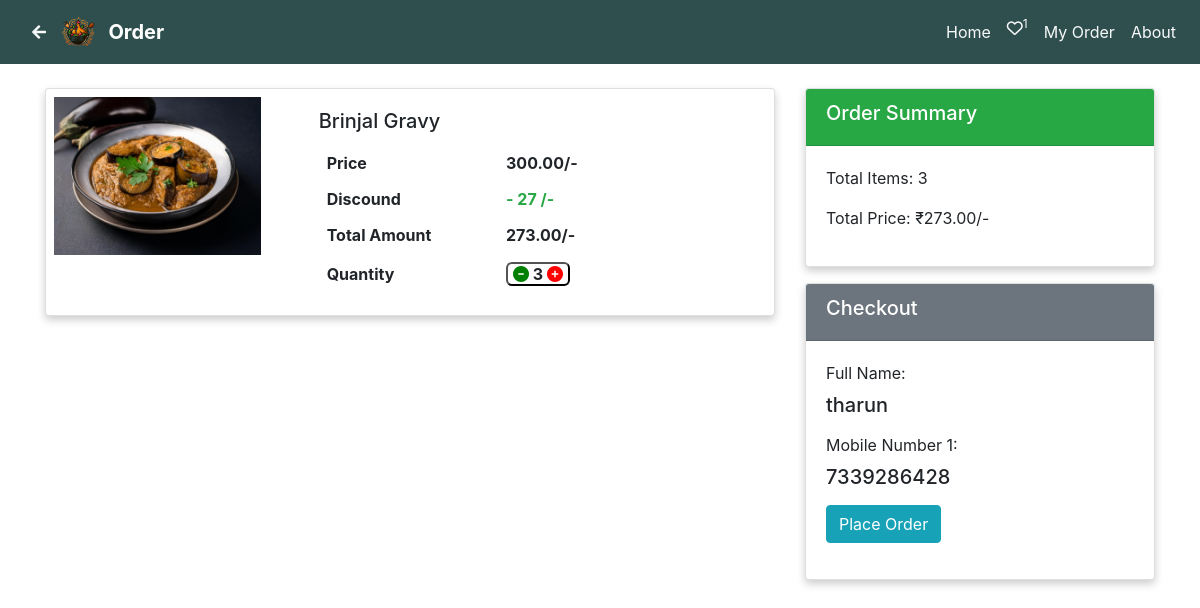
Page /second page.php?fav_order_product (signed in) on the earlier database version.
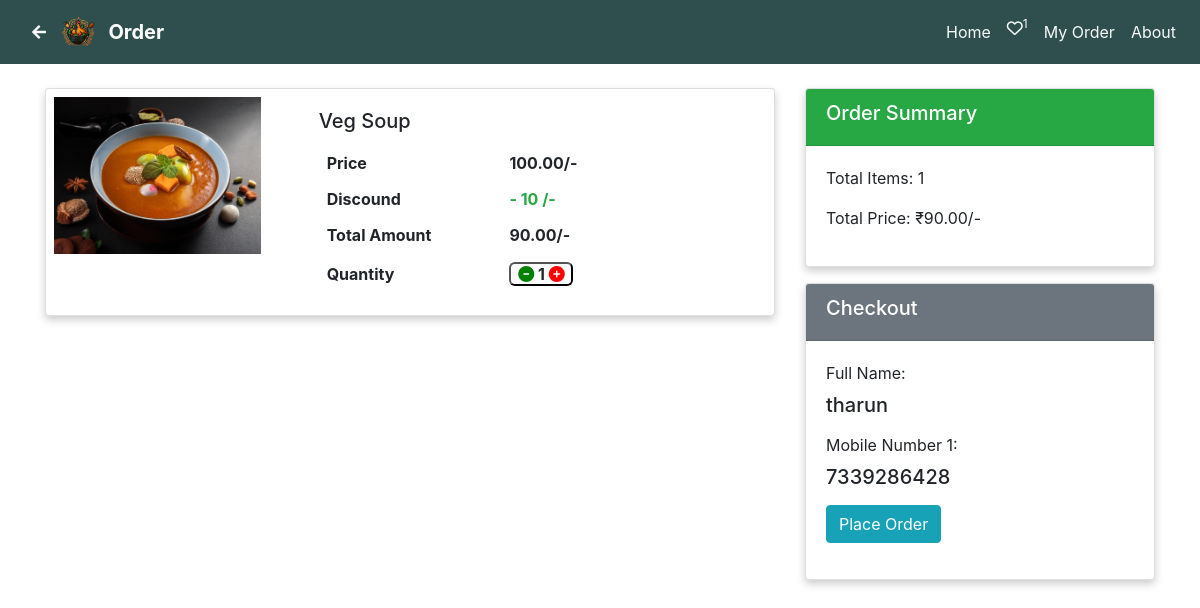
Same page on the later database version.
### tables this page shows
CREATE TABLE `fav` (
  `fav_id` int(5) NOT NULL,
  `product_id` int(3) NOT NULL,
  `user_id` int(5) NOT NULL,
  `qty` int(3) DEFAULT 1,
  `c_price` decimal(10,2) DEFAULT NULL,
  `fav_c_price` decimal(10,2) DEFAULT NULL,
  `p_price` decimal(10,2) DEFAULT NULL,
  `fav_p_price` decimal(10,2) DEFAULT NULL
);

CREATE TABLE `product` (
  `product_id` int(3) NOT NULL,
  `product_name` varchar(50) DEFAULT NULL,
  `product_scale` varchar(100) DEFAULT NULL,
  `product_des` varchar(500) DEFAULT NULL,
  `product_keyword` varchar(500) DEFAULT NULL,
  `product_cat` varchar(20) DEFAULT NULL,
  `product_img` varchar(100) DEFAULT NULL,
  `product_img2` varchar(100) DEFAULT NULL,
  `product_img3` varchar(100) DEFAULT NULL,
  `product_stock` int(3) DEFAULT NULL,
  `product_price` int(5) DEFAULT NULL,
  `product_off` int(2) DEFAULT NULL,
  `product_c_price` int(5) DEFAULT NULL,
  `status` int(1) DEFAULT 1
);

### fav.php (called while the page is built, shortened)
<?php
if (isset($_SESSION['user_id'])) {
    $user_id = $_SESSION['user_id'];
}
            ?>

### fav_place_order.php (the view, shortened to what the changed rows need)
<?php
if (isset($_GET['fav_order_product'])) {
    if (isset($user_id)) {
        function fav_place_order()
        {
            global $user_id, $con;
            $select_qry = "SELECT MIN(qty) AS min_qty from fav WHERE user_id=$user_id";
            $result_qry = mysqli_query($con, $select_qry);
            $row = mysqli_fetch_array($result_qry);
            $min_qty = $row['min_qty'];
            if (isset($_POST['submit']) && $min_qty != 0) {
                $select_qry = "SELECT * FROM fav where user_id=$user_id";
                $result_qry = mysqli_query($con, $select_qry);
                while ($row = mysqli_fetch_array($result_qry)) {
                    $product_id = $row['product_id'];
                    $product_qty = $row['qty'];
                    $product_price
                        = $row['fav_c_price'];
                    $insert_qry = "INSERT INTO user_order(product_id,user_id,qty,total_price,o_date,d_date)values($product_id,$user_id,$product_qty, $product_price,now(),DATE_ADD(NOW(),INTERVAL 1 HOUR))";
                    $result_insert = mysqli_query($con, $insert_qry);
                    $last_id = mysqli_insert_id($con);
                    $update_qry = "UPDATE product SET product_stock=product_stock-$product_qty where product_id=$product_id";
                    $result_update = mysqli_query($con, $update_qry);
                }
                if ($result_insert) {
                    $select_qry = "SELECT d_date from user_order Where o_id=$last_id";
                    $result_qry = mysqli_query($con, $select_qry);
                    $row = mysqli_fetch_array($result_qry);
                    ?>
                    <div class="svg">
                        <div class="confirmation-container">
                            <div class="checkmark-container">
                                <div class="checkmark"></div>
                            </div>
                            <h1 class="order_heading">Order Confirmed!</h1>
                            <p class="order_detailes">Your order has been successfully placed and will be delivered on
                                <?php echo $row['d_date']; ?>. <br>Thank you for choosing us.</p>
                            <a href="second page.php?order" class=" nav-link order-button">Go to My Order</a>
                        </div>
                    </div>
                    <?php
                }
            } else {
                $select_fav = "SELECT product_id,qty,c_price,fav_c_price,p_price,fav_p_price from fav where user_id=$user_id";
                $resulr_fav = mysqli_query($con, $select_fav);
                ?>
                <div class="container my-3">
                    <div class="row">
                        <div class="col-lg-8 col-md-7 col-sm-12 mb-3" id="product-cards">
                            <?php
                            while ($row_fav = mysqli_fetch_array($resulr_fav)) {
                                $product_id = $row_fav['product_id'];
                                $product_price = $row_fav['fav_p_price'];
                                $product_price_c = $row_fav['fav_c_price'];
                                $fav_qty = $row_fav['qty'];
                                $select_product = "SELECT product_name,product_img,product_stock FROM product WHERE product_id=$product_id";
                                $result_product = mysqli_query($con, $select_product);
                                $row = mysqli_fetch_array($result_product);
                                $product_image = $row['product_img'];
                                $product_name = $row['product_name'];
                                $product_stock = $row['product_stock'];
                                if ($product_stock >= $fav_qty) {
                                    $product_qty = $fav_qty;
                                } else {
                                    $product_qty = $product_stock;
                                    $update_qry = "UPDATE fav SET qty=$product_qty where product_id=$product_id and user_id=$user_id";
                                    $update_result = mysqli_query($con, $update_qry);
                                }
                                ?>
                                <div class="card md-3">
                                    <div class="row g-0">
                                        <div class="col-md-4">
                                            <a href='second page.php?view=<?php echo $product_id; ?>'><img
                                                    src="./admin/product_image/<?php echo $product_image; ?>"
                                                    class="img-fluid rounded-start p-2" alt="<?php echo $product_name; ?>"></a>
                                        </div>
                                        <div class="col-md-8">
                                            <div class="card-body">
                                                <h5 class="card-title"><?php echo $product_name; ?></h5>
                                                <table>
                                                    <tr>
                                                        <th class='p-2'>
                                                            Price
                                                        </th>
                                                        <th>
                                                            <spam id="product_price"><?php echo $product_price; ?></spam>/-
                                                        </th>
                                                    </tr>
                                                    <tr>
                                                        <th class='p-2'>
                                                            Discound
                                                        </th>
                                                        <th class='text-success'>-
                                                            <spam id="product_discount"><?php echo $product_price - $product_price_c; ?>
                                                            </spam>
                                                            /-
                                                        </th>
                                                    </tr>
                                                    <tr>
                                                        <th class='p-2'>
                                                            Total Amount
                                                        </th>
                                                        <th>
                                                            <spam id="total_price"><?php echo $product_price_c; ?></spam>/-
                                                        </th>
                                                    </tr>
                                                    <tr>
                                                        <th class='p-2'>
                                                            Quantity
                                                        </th>
                                                        <th>
                                                            <div class='quantity'>
                                                                <a href='second page.php?dec_id=<?php echo $product_id; ?>' class='dec'><i
                                                                        class='fa-solid fa-circle-minus'></i></a>
                                                                <span><?php echo $product_qty; ?></span>
                                                                <a href='second page.php?inc_id=<?php echo $product_id; ?>' class='inc'><i
                                                                        class='fa-solid fa-circle-plus'></i><a>
                                                            </div>
                                                        </th>
                                                    </tr>
                                                </table>
                                            </div>
                                        </div>
                                    </div>
                                </div>
                                <?php
                            }
                            ?>
                        </div>
                        <?php
                        $select_qry = "SELECT SUM(qty) as total_qty,SUM(fav_c_price) as total_price FROM fav where user_id=$user_id";
                        $resulr_qry = mysqli_query($con, $select_qry);
                        $row = mysqli_fetch_array($resulr_qry);
                        $total_item = $row['total_qty'];
                        $total_price = $row['total_price'];
                        ?>
                        <div class="col-lg-4 col-md-5 col-sm-12">
                            <div class="card mb-3">
                                <div class="card-header bg-success text-white">
                                    <h5>Order Summary</h5>
                                </div>
                                <div class="card-body">
                                    <p>Total Items: <?php echo $total_item; ?> </p>
                                    <p>Total Price: ₹<?php echo $total_price; ?>/-</p>
                                </div>
                            </div>
                            <?php
                            $select_qry = "SELECT user_name,mob_num1,mob_num2 FROM user where user_id=$user_id";
                            $resulr_qry = mysqli_query($con, $select_qry);
                            $row = mysqli_fetch_array($resulr_qry);
                            $user_name = $row['user_name'];
                            $user_mob1 = $row['mob_num1'];
                            ?>
                            <div class="card">
                                <div class="card-header bg-secondary text-white">
                                    <h5>Checkout</h5>
                                </div>
                                <div class="card-body">
                                    <form id="order-form" action="" method="post">
                                        <div class="mb-3">
                                            <label for="name" class="form-label">Full Name: </label>
                                            <h5><?php echo $user_name; ?></h5>
                                        </div>
                                        <div class="mb-3">
                                            <label for="mobile" class="form-label">Mobile Number 1:</label>
                                            <h5><?php echo $user_mob1; ?></h5>
                                        </div>
                                        <?php
                                        $select_qry = "SELECT MIN(qty) AS min_qty from fav WHERE user_id=$user_id";
                                        $result_qry = mysqli_query($con, $select_qry);
                                        $row = mysqli_fetch_array($result_qry);
                                        $min_qty = $row['min_qty'];
                                        ?>
                                        <input type="submit" name="submit" class="btn btn-info" value="Place Order" <?php if ($min_qty <= 0) {
                                            echo 'id="disabled"';
                                        } ?>>
                                    </form>
                                </div>
                            </div>
                        </div>
                    </div>
                </div>
                <?php
            }
        }
    } else {
        echo "<script>window.location.href='login_logout.php?login';</script>";
    }
}
?>

Differences in the rows shown:
removed fav: product.product_img (picture), product.product_name "Brinjal Gravy", fav_p_price "300.00", $product_price - $product_price_c "27", fav_c_price "273.00", qty "3"
added fav: product.product_img (picture), product.product_name "Veg Soup", fav_p_price "100.00", $product_price - $product_price_c "10", fav_c_price "90.00", qty "1"
Other differences:
$total_item: "3" → "1"
$total_price: "273.00" → "90.00"
